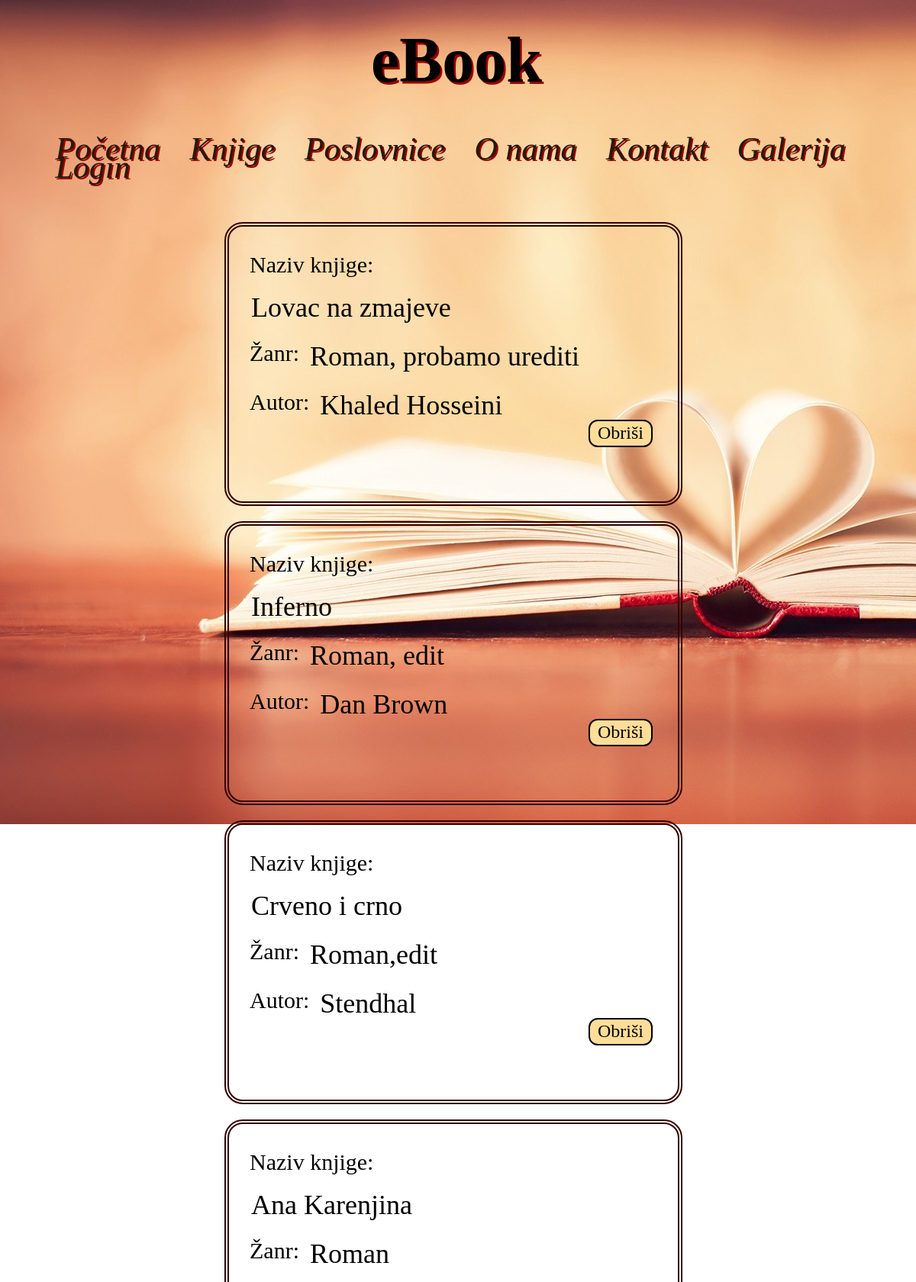
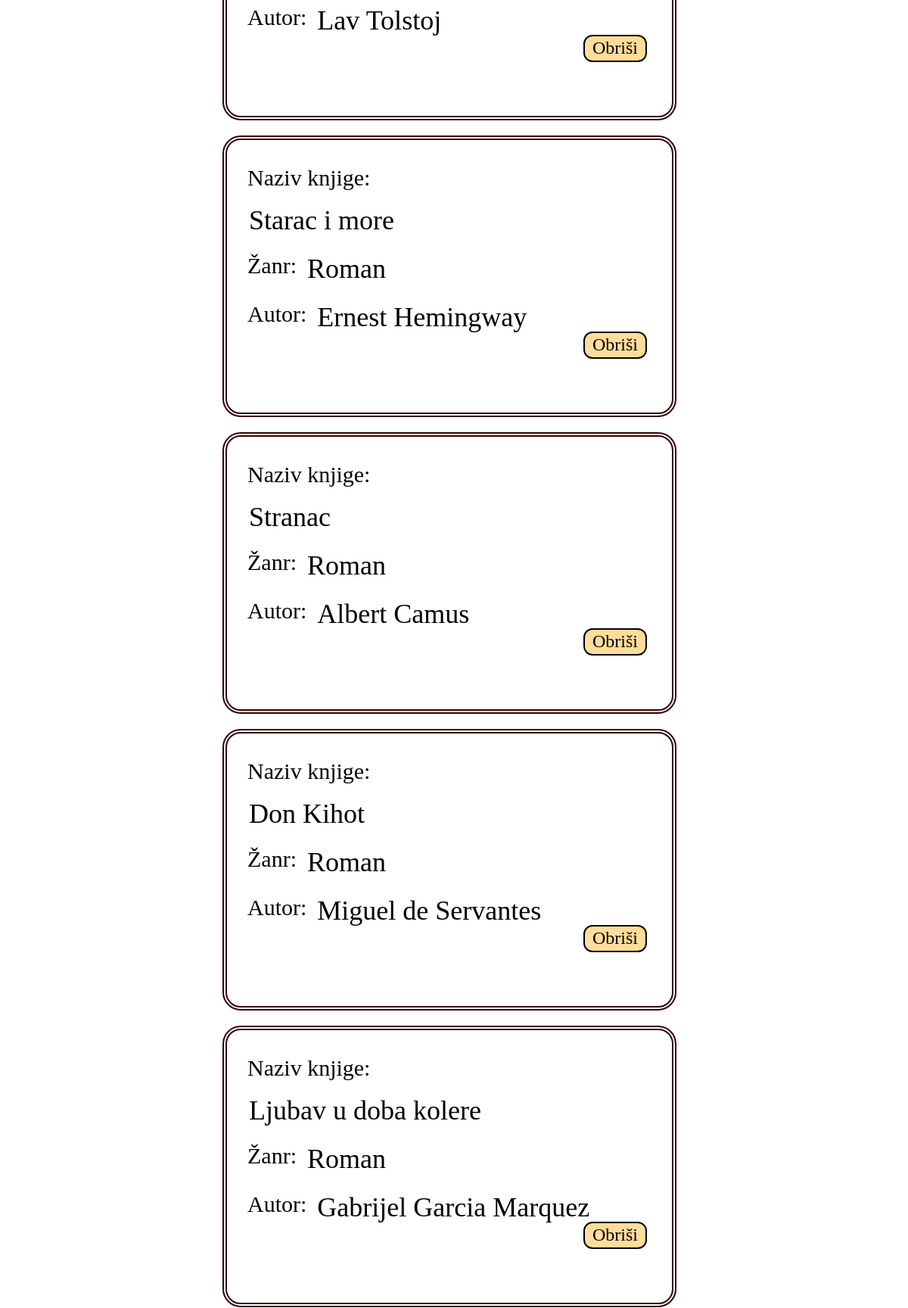
The app's page /BrisanjeKnjige.php (upper part) with its own data (2 pictures, top to bottom).
### tables this page shows
CREATE TABLE IF NOT EXISTS `knjige` (
  `id` int(11) NOT NULL AUTO_INCREMENT,
  `poslovnice` int(11) NOT NULL,
  `naslov` varchar(50) NOT NULL,
  `zanr` varchar(50) NOT NULL,
  `autor` varchar(50) NOT NULL,
  PRIMARY KEY (`id`),
  UNIQUE KEY `naslov` (`naslov`),
  KEY `poslovnice` (`poslovnice`)
);

### BrisanjeKnjige.php (the view, shortened to what this page needs)
<!DOCTYPE HTML>
<HTML>
  <HEAD>
    <link rel="stylesheet" type="text/css" href="stil.css">
   </HEAD>
<BODY>
       <div class="red">
	     <div class="Kolona jedan">
		    <h1 class="Naslov">eBook</h1>
		 </div>
	   </div>
	   <div class="red">
	     <div class="Kolona jedan">
		    <div class="meni">
             <ul>
             <li><a href="Pocetna.php">Početna</a></li>
             <li><a href="Knjige.php">Knjige</a></li>
             <li><a href="Poslovnice.php">Poslovnice</a></li>
             <li><a href="Onama.php">O nama</a></li>
             <li><a href="Kontakt.php">Kontakt</a></li>
			 <li class="DropDownMenu">
                <a href="#" class="DropBtn" onclick="DropDown()">Galerija</a>
                  <div id="DropDownId" class="DropDownItem">
			<li><a href="Login.php">Login</a></li>
                  </div>
               </li>
             </ul>
           </div>
	     </div>
	   </div>
	   <?php
            $baza = new PDO("mysql:dbname=knjizaraebook;host=localhost;charset=utf8","rhoso1","rhoso1");
              $sql = $baza->prepare("SELECT * FROM knjige");
              $sql->execute();
              while($rezultat = $sql->fetch(PDO::FETCH_ASSOC))
		   {
			?>
	       <div class="red">
	          <div class ="Kolona jedan">
		        <form class="Brisanje" action="BrisanjeKnjige.php" method="post">
			      <table>
				    <tr>
				    <td><label>Naziv knjige:</label><input type="text" class="urediInput" name="naslovKnjige" readonly="readonly"  value="<?php echo $rezultat['naslov']; ?>"></td>
				   </tr>
				   <tr>
				    <td><label>Žanr: </label><input type="text" class="urediInput" name="zanr" readonly="readonly" value="<?php echo $rezultat['zanr']; ?>" ></td>
				   </tr>
				   <tr>
				    <td><label>Autor: </label><input type="text" class="urediInput" name="author" readonly="readonly"  value="<?php echo $rezultat['autor']; ?>"></td>
				   </tr>
				   <tr>
				    <td><input type="submit" value="Obriši" name="Obrisi" class="BtnObrisi"></td>
				   </tr>
				 </table>
               </form>
		 </div>
	   </div>
	   <?php
             }
	    ?>
</BODY>
</HTML>

### stil.css (style rules this page uses)
* { box-sizing:border-box; }
body { background-image:url("Slike/home.jpg"); background-repeat:no-repeat; background-attachment:fixed; overflow-x:hidden; display:block; min-width:20%; min-height:20%; }
h1.Naslov { font-size:7vw; font-family:monotype corsiva; float:left; margin-left:39vw; margin-top:1vw; text-shadow:2.5px 2.5px #990000; }
.meni { padding-bottom:0.3vw; margin-top:-4vw; float:left; padding-top:4vw; }
.meni ul li { display:inline; text-align:left; font-size:3.5vw; font-style:oblique; font-family:monotype corsiva; margin:2vw; margin-left:1.2vw; margin-top:-4vw; float:left; text-shadow:2px 2px #990000; }
.meni ul a { text-decoration:none; color:#27190c; }
.red { padding: 10px; width:100%; float:left; min-height: 1px; background-color:transparent; }
.Kolona { background: red; margin-left: 1%; margin-right: 1%; display: inline-block; float: left; min-height: 20px; background-color:transparent; }
.jedan { width:98%; }
.Kolona:first-child { margin-left: 0px; }
.Kolona:last-child { margin-right: 0px; }
label { text-align: left; font-family:monotype corsiva; font-size: 2.5vw; margin-left:1vw; float:left; margin-top:1.5vw; }
input { width: 22vw; height:2.9vw; margin-top:0.9vw; margin-left:1vw; background-color:#ffdd99; border:0.2vw solid black; border-radius:1vw; float:left; }
.DropBtn { display: inline-block; text-align: center; text-decoration: none; }
li.DropDownMenu { display: inline-block; }
.DropDownItem { display: none; position: absolute; background-color:#ffb366; width:18vw; padding:2vw; }
input.urediInput { border:0vw solid black; background-color:transparent; margin-top:1.5vw; font-family:monotype corsiva; font-size:3vw; width:32vw; height:3.5vw; }
input.BtnObrisi { background-color:#ffdd99; width:7vw; height:3vw; font-family:monotype corsiva; font-size:2vw; text-align:center; margin-top:-0.5vw; margin-left:38vw; }
form.Brisanje { border:0.5vw double #330000; padding:1vw; background-color:transparent; background-repeat:no-repeat; background-attachment:fixed; border-radius:2vw; float:left; margin-left:23vw; width:50vw; height:31vw; }

### records on screen
knjige: naslovKnjige "Lovac na zmajeve", zanr "Roman, probamo urediti", author "Khaled Hosseini"
knjige: naslovKnjige "Inferno", zanr "Roman, edit", author "Dan Brown"
knjige: naslovKnjige "Crveno i crno", zanr "Roman,edit", author "Stendhal"
knjige: naslovKnjige "Ana Karenjina", zanr "Roman", author "Lav Tolstoj"
knjige: naslovKnjige "Starac i more", zanr "Roman", author "Ernest Hemingway"
knjige: naslovKnjige "Stranac", zanr "Roman", author "Albert Camus"
knjige: naslovKnjige "Don Kihot", zanr "Roman", author "Miguel de Servantes"
knjige: naslovKnjige "Ljubav u doba kolere", zanr "Roman", author "Gabrijel Garcia Marquez"
